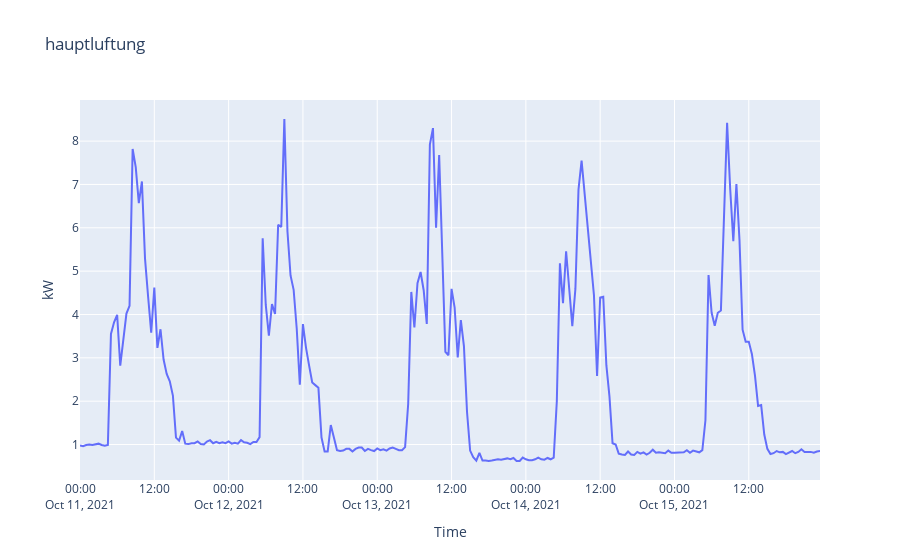

The notebook cell saved with this chart:
### Code cell
px.line(
    x=hauptluftung.index, y=hauptluftung.kw, 
    title='hauptluftung',
    labels={
        'x': 'Time',
        'y': 'kW'
    },
    markers=False)

### Figure 1 — Plotly figure (JSON) as saved in the notebook; plotly's stock layout.template omitted (floating-point values rounded to 4 significant figures; data arrays with more than 128 entries replaced by an {"elided": "..."} marker saying what was removed)
{"data": [{"hovertemplate": "Time=%{x}<br>kW=%{y}<extra></extra>", "legendgroup": "", "line": {"color": "#636efa", "dash": "solid"}, "marker": {"symbol": "circle"}, "mode": "lines", "name": "", "orientation": "v", "showlegend": false, "type": "scatter", "x": {"elided": "240 str values"}, "xaxis": "x", "y": {"elided": "240 float values"}, "yaxis": "y"}], "layout": {"legend": {"tracegroupgap": 0}, "title": {"text": "hauptluftung"}, "xaxis": {"anchor": "y", "domain": [0, 1], "title": {"text": "Time"}}, "yaxis": {"anchor": "x", "domain": [0, 1], "title": {"text": "kW"}}}}
